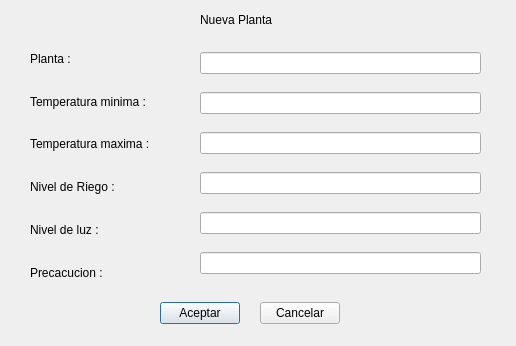
<?xml version="1.0" encoding="UTF-8"?>
<ui version="4.0">
 <class>Datos</class>
 <widget class="QDialog" name="Datos">
  <property name="geometry">
   <rect>
    <x>0</x>
    <y>0</y>
    <width>516</width>
    <height>346</height>
   </rect>
  </property>
  <property name="windowTitle">
   <string>Dialog</string>
  </property>
  <widget class="QWidget" name="">
   <property name="geometry">
    <rect>
     <x>30</x>
     <y>40</y>
     <width>154</width>
     <height>251</height>
    </rect>
   </property>
   <layout class="QVBoxLayout" name="verticalLayout_2">
    <item>
     <widget class="QLabel" name="label_planta">
      <property name="text">
       <string>Planta :</string>
      </property>
     </widget>
    </item>
    <item>
     <widget class="QLabel" name="label_t_max">
      <property name="text">
       <string>Temperatura minima :</string>
      </property>
     </widget>
    </item>
    <item>
     <widget class="QLabel" name="label_3">
      <property name="text">
       <string>Temperatura maxima :</string>
      </property>
     </widget>
    </item>
    <item>
     <widget class="QLabel" name="label_4">
      <property name="text">
       <string>Nivel de Riego :</string>
      </property>
     </widget>
    </item>
    <item>
     <widget class="QLabel" name="label_5">
      <property name="text">
       <string>Nivel de luz :</string>
      </property>
     </widget>
    </item>
    <item>
     <widget class="QLabel" name="label_6">
      <property name="text">
       <string>Precacucion :</string>
      </property>
     </widget>
    </item>
   </layout>
  </widget>
  <widget class="QWidget" name="">
   <property name="geometry">
    <rect>
     <x>200</x>
     <y>40</y>
     <width>281</width>
     <height>251</height>
    </rect>
   </property>
   <layout class="QVBoxLayout" name="verticalLayout">
    <item>
     <widget class="QLineEdit" name="lineEdit_planta"/>
    </item>
    <item>
     <widget class="QLineEdit" name="lineEdit_t_min"/>
    </item>
    <item>
     <widget class="QLineEdit" name="lineEdit_t_max"/>
    </item>
    <item>
     <widget class="QLineEdit" name="lineEdit_nivel_riego"/>
    </item>
    <item>
     <widget class="QLineEdit" name="lineEdit_nivel_luz"/>
    </item>
    <item>
     <widget class="QLineEdit" name="lineEdit_precaucion"/>
    </item>
   </layout>
  </widget>
  <widget class="QLabel" name="label">
   <property name="geometry">
    <rect>
     <x>200</x>
     <y>10</y>
     <width>101</width>
     <height>20</height>
    </rect>
   </property>
   <property name="text">
    <string>Nueva Planta</string>
   </property>
  </widget>
  <widget class="QWidget" name="">
   <property name="geometry">
    <rect>
     <x>160</x>
     <y>300</y>
     <width>180</width>
     <height>27</height>
    </rect>
   </property>
   <layout class="QHBoxLayout" name="horizontalLayout">
    <item>
     <widget class="QPushButton" name="pushButton">
      <property name="text">
       <string>Aceptar</string>
      </property>
     </widget>
    </item>
    <item>
     <spacer name="horizontalSpacer_2">
      <property name="orientation">
       <enum>Qt::Horizontal</enum>
      </property>
      <property name="sizeHint" stdset="0">
       <size>
        <width>40</width>
        <height>20</height>
       </size>
      </property>
     </spacer>
    </item>
    <item>
     <spacer name="horizontalSpacer">
      <property name="orientation">
       <enum>Qt::Horizontal</enum>
      </property>
      <property name="sizeHint" stdset="0">
       <size>
        <width>40</width>
        <height>20</height>
       </size>
      </property>
     </spacer>
    </item>
    <item>
     <widget class="QPushButton" name="pushButton_2">
      <property name="text">
       <string>Cancelar</string>
      </property>
     </widget>
    </item>
   </layout>
  </widget>
 </widget>
 <resources/>
 <connections/>
</ui>
